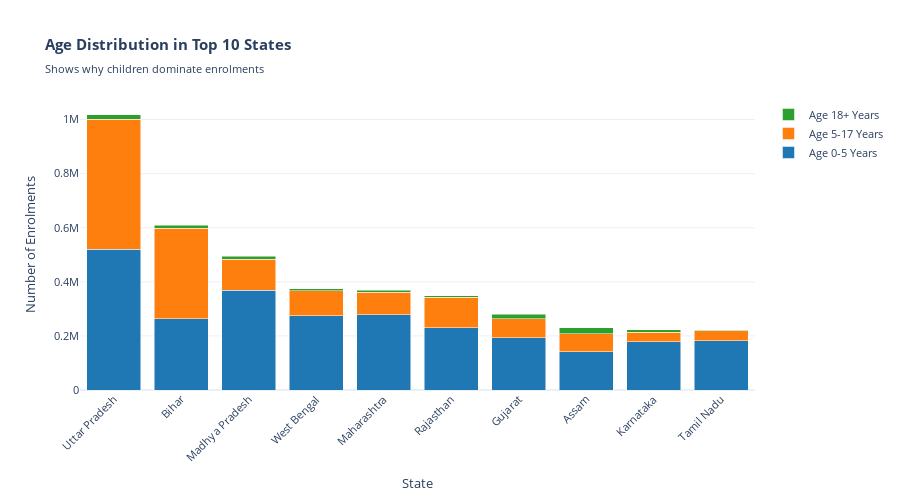

Write notebook code for a chart like this one.
### Markdown cell above
---

### Finding 2: Far More Children Than Adults

**What we discovered:**

Enrolments are heavily skewed toward children:

| Age Group | Percentage of All Enrolments |
|---|---|
| Children 0-5 years | 22% |
| Children 5-17 years | 29% |
| **All Children (0-17)** | **51%** |
| Adults 18+ years | **2.5%** |

**Breakdown by region:**

| Region | Children 0-5 % | Children 5-17 % | Adults % | What It Shows |
|---|---|---|---|---|
| Central India (MP, CG, Jharkhand) | 74-77% | 22-25% | <2% | Very strong focus on babies through schools |
| Western India (MH, Gujarat, Goa, Rajasthan) | 75-86% | 14-22% | <2% | Highest infant focus; strong health programme link |
| Eastern India (Bihar, WB, Assam) | 43-73% | 24-55% | <2% | Mixed approaches across states |
| Northern India (UP, Haryana, Punjab, Himachal) | 45-51% | 45-50% | <3% | Most balanced approach |

**Why this matters:**
- The system is designed to enrol young people through schools and health programmes
- But it's missing working-age adults who migrate for jobs
- Older adults and people in informal jobs are probably not registered
- If Aadhaar becomes required for loans or SIM cards, these adults will be disadvantaged

**What should be done:**
- Run campaigns to enrol adults in city centres, markets, and railway stations
- Make it easier for people without birth certificates to register
- Offer something valuable in return for registering (like mobile wallet access)

---

### Chart 2: Age Distribution by State

### Code cell
"""
CHART 2: AGE DISTRIBUTION ACROSS TOP STATES
Shows how many children vs adults enrol in each state
Reveals that 51% are children (<17 years), <2.5% are adults
"""

print("\n" + "="*70)
print("CHART 2: AGE DISTRIBUTION IN TOP 10 STATES")
print("="*70)

# Get top 10 states and their age breakdown
top_10_states = enrol_by_state.nlargest(10, "total_enrol").copy()
top_10_states["Age 0-5"] = top_10_states["age_0_5"]
top_10_states["Age 5-17"] = top_10_states["age_5_17"]
top_10_states["Age 18+"] = top_10_states["age_18_greater"]

# Create stacked bar chart
fig2 = go.Figure()

fig2.add_trace(go.Bar(
    x=top_10_states["state"],
    y=top_10_states["Age 0-5"],
    name="Age 0-5 Years",
    marker=dict(color="#1f77b4"),
    hovertemplate="<b>%{x}</b><br>Age 0-5: %{y:,}<extra></extra>"
))

fig2.add_trace(go.Bar(
    x=top_10_states["state"],
    y=top_10_states["Age 5-17"],
    name="Age 5-17 Years",
    marker=dict(color="#ff7f0e"),
    hovertemplate="<b>%{x}</b><br>Age 5-17: %{y:,}<extra></extra>"
))

fig2.add_trace(go.Bar(
    x=top_10_states["state"],
    y=top_10_states["Age 18+"],
    name="Age 18+ Years",
    marker=dict(color="#2ca02c"),
    hovertemplate="<b>%{x}</b><br>Age 18+: %{y:,}<extra></extra>"
))

fig2.update_layout(
    title="<b>Age Distribution in Top 10 States</b><br><sub>Shows why children dominate enrolments</sub>",
    xaxis_title="State",
    yaxis_title="Number of Enrolments",
    barmode="stack",
    height=500,
    template="plotly_white",
    xaxis_tickangle=-45,
    hovermode="x unified",
    font=dict(size=11)
)

fig2.show()

# Calculate and display percentages
total_age_0_5 = enrol_by_state["age_0_5"].sum()
total_age_5_17 = enrol_by_state["age_5_17"].sum()
total_age_18 = enrol_by_state["age_18_greater"].sum()
total_all = total_age_0_5 + total_age_5_17 + total_age_18

print(f"\n📊 Overall Age Distribution (All 55 States):")
print(f"✓ Age 0-5 years:   {total_age_0_5:,} ({100*total_age_0_5/total_all:.1f}%)")
print(f"✓ Age 5-17 years:  {total_age_5_17:,} ({100*total_age_5_17/total_all:.1f}%)")
print(f"✓ Age 18+ years:   {total_age_18:,} ({100*total_age_18/total_all:.1f}%)")
print(f"\n⚠️  KEY FINDING: {100*(total_age_0_5+total_age_5_17)/total_all:.1f}% are children, only {100*total_age_18/total_all:.1f}% are adults")
print(f"📌 ACTION ITEM: Need targeted adult enrolment campaigns")

### Figure 1 — Plotly figure (JSON) as saved in the notebook; plotly's stock layout.template omitted (floating-point values rounded to 4 significant figures)
{"data": [{"hovertemplate": "<b>%{x}</b><br>Age 0-5: %{y:,}<extra></extra>", "marker": {"color": "#1f77b4"}, "name": "Age 0-5 Years", "type": "bar", "x": ["Uttar Pradesh", "Bihar", "Madhya Pradesh", "West Bengal", "Maharashtra", "Rajasthan", "Gujarat", "Assam", "Karnataka", "Tamil Nadu"], "y": [521045, 262875, 367990, 275391, 278814, 229780, 193031, 141235, 179262, 182313]}, {"hovertemplate": "<b>%{x}</b><br>Age 5-17: %{y:,}<extra></extra>", "marker": {"color": "#ff7f0e"}, "name": "Age 5-17 Years", "type": "bar", "x": ["Uttar Pradesh", "Bihar", "Madhya Pradesh", "West Bengal", "Maharashtra", "Rajasthan", "Gujarat", "Assam", "Karnataka", "Tamil Nadu"], "y": [479682, 334802, 116381, 91396, 82116, 113123, 71182, 66085, 33863, 37227]}, {"hovertemplate": "<b>%{x}</b><br>Age 18+: %{y:,}<extra></extra>", "marker": {"color": "#2ca02c"}, "name": "Age 18+ Years", "type": "bar", "x": ["Uttar Pradesh", "Bihar", "Madhya Pradesh", "West Bengal", "Maharashtra", "Rajasthan", "Gujarat", "Assam", "Karnataka", "Tamil Nadu"], "y": [17902, 11908, 9599, 8510, 8209, 5555, 16336, 22877, 10110, 1249]}], "layout": {"barmode": "stack", "font": {"size": 11}, "height": 500, "hovermode": "x unified", "title": {"text": "<b>Age Distribution in Top 10 States</b><br><sub>Shows why children dominate enrolments</sub>"}, "xaxis": {"tickangle": -45, "title": {"text": "State"}}, "yaxis": {"title": {"text": "Number of Enrolments"}}}}
